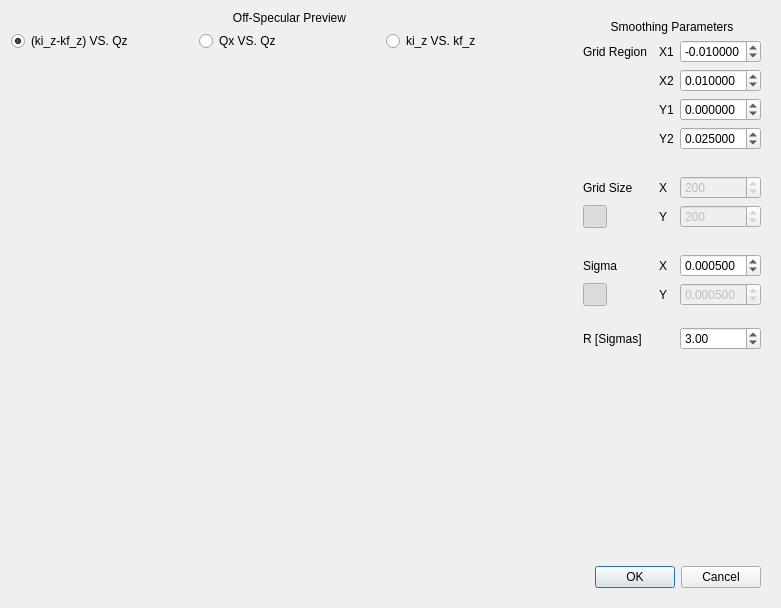
<?xml version="1.0" encoding="UTF-8"?>
<ui version="4.0">
 <class>Dialog</class>
 <widget class="QDialog" name="Dialog">
  <property name="geometry">
   <rect>
    <x>0</x>
    <y>0</y>
    <width>781</width>
    <height>608</height>
   </rect>
  </property>
  <property name="windowTitle">
   <string>QuickNXS - Smooth Off-Specular</string>
  </property>
  <property name="windowIcon">
   <iconset resource="../icons/icons.qrc">
    <normaloff>:/General/logo.png</normaloff>:/General/logo.png</iconset>
  </property>
  <layout class="QVBoxLayout" name="verticalLayout_2">
   <item>
    <layout class="QHBoxLayout" name="horizontalLayout_2">
     <item>
      <layout class="QVBoxLayout" name="verticalLayout">
       <item>
        <widget class="QLabel" name="label">
         <property name="text">
          <string>Off-Specular Preview</string>
         </property>
         <property name="alignment">
          <set>Qt::AlignCenter</set>
         </property>
        </widget>
       </item>
       <item>
        <layout class="QHBoxLayout" name="horizontalLayout">
         <item>
          <widget class="QRadioButton" name="kizmkfzVSqz">
           <property name="text">
            <string>(ki_z-kf_z) VS. Qz</string>
           </property>
           <property name="checked">
            <bool>true</bool>
           </property>
          </widget>
         </item>
         <item>
          <widget class="QRadioButton" name="qxVSqz">
           <property name="text">
            <string>Qx VS. Qz</string>
           </property>
          </widget>
         </item>
         <item>
          <widget class="QRadioButton" name="kizVSkfz">
           <property name="text">
            <string>ki_z VS. kf_z</string>
           </property>
          </widget>
         </item>
        </layout>
       </item>
       <item>
        <widget class="MPLWidget" name="plot" native="true">
         <property name="sizePolicy">
          <sizepolicy hsizetype="Expanding" vsizetype="Expanding">
           <horstretch>0</horstretch>
           <verstretch>0</verstretch>
          </sizepolicy>
         </property>
        </widget>
       </item>
      </layout>
     </item>
     <item>
      <widget class="QWidget" name="widget" native="true">
       <layout class="QGridLayout" name="gridLayout">
        <item row="2" column="3">
         <widget class="QDoubleSpinBox" name="gridXmax">
          <property name="decimals">
           <number>6</number>
          </property>
          <property name="minimum">
           <double>-1.000000000000000</double>
          </property>
          <property name="maximum">
           <double>1.000000000000000</double>
          </property>
          <property name="singleStep">
           <double>0.001000000000000</double>
          </property>
          <property name="value">
           <double>0.010000000000000</double>
          </property>
         </widget>
        </item>
        <item row="12" column="0">
         <widget class="QToolButton" name="sigmasCoupled">
          <property name="icon">
           <iconset theme="system-lock-screen">
            <normaloff/>
           </iconset>
          </property>
          <property name="checkable">
           <bool>true</bool>
          </property>
          <property name="checked">
           <bool>true</bool>
          </property>
         </widget>
        </item>
        <item row="5" column="3">
         <spacer name="verticalSpacer_3">
          <property name="orientation">
           <enum>Qt::Vertical</enum>
          </property>
          <property name="sizeType">
           <enum>QSizePolicy::Maximum</enum>
          </property>
          <property name="sizeHint" stdset="0">
           <size>
            <width>20</width>
            <height>20</height>
           </size>
          </property>
         </spacer>
        </item>
        <item row="12" column="3">
         <widget class="QDoubleSpinBox" name="sigmaY">
          <property name="enabled">
           <bool>false</bool>
          </property>
          <property name="decimals">
           <number>6</number>
          </property>
          <property name="minimum">
           <double>0.000001000000000</double>
          </property>
          <property name="maximum">
           <double>1.000000000000000</double>
          </property>
          <property name="singleStep">
           <double>0.000250000000000</double>
          </property>
          <property name="value">
           <double>0.000500000000000</double>
          </property>
         </widget>
        </item>
        <item row="4" column="2">
         <widget class="QLabel" name="label_12">
          <property name="text">
           <string>Y2</string>
          </property>
         </widget>
        </item>
        <item row="2" column="2">
         <widget class="QLabel" name="label_10">
          <property name="text">
           <string>X2</string>
          </property>
         </widget>
        </item>
        <item row="10" column="0">
         <widget class="QLabel" name="label_2">
          <property name="text">
           <string>Sigma</string>
          </property>
         </widget>
        </item>
        <item row="3" column="2">
         <widget class="QLabel" name="label_11">
          <property name="text">
           <string>Y1</string>
          </property>
         </widget>
        </item>
        <item row="13" column="3">
         <spacer name="verticalSpacer_4">
          <property name="orientation">
           <enum>Qt::Vertical</enum>
          </property>
          <property name="sizeType">
           <enum>QSizePolicy::Maximum</enum>
          </property>
          <property name="sizeHint" stdset="0">
           <size>
            <width>20</width>
            <height>15</height>
           </size>
          </property>
         </spacer>
        </item>
        <item row="16" column="0" colspan="4">
         <widget class="QDialogButtonBox" name="buttonBox">
          <property name="orientation">
           <enum>Qt::Horizontal</enum>
          </property>
          <property name="standardButtons">
           <set>QDialogButtonBox::Cancel|QDialogButtonBox::Ok</set>
          </property>
         </widget>
        </item>
        <item row="12" column="2">
         <widget class="QLabel" name="label_8">
          <property name="text">
           <string>Y</string>
          </property>
         </widget>
        </item>
        <item row="1" column="0">
         <widget class="QLabel" name="label_5">
          <property name="text">
           <string>Grid Region</string>
          </property>
         </widget>
        </item>
        <item row="10" column="2">
         <widget class="QLabel" name="label_7">
          <property name="text">
           <string>X</string>
          </property>
         </widget>
        </item>
        <item row="3" column="3">
         <widget class="QDoubleSpinBox" name="gridYmin">
          <property name="decimals">
           <number>6</number>
          </property>
          <property name="minimum">
           <double>-1.000000000000000</double>
          </property>
          <property name="maximum">
           <double>1.000000000000000</double>
          </property>
          <property name="singleStep">
           <double>0.001000000000000</double>
          </property>
         </widget>
        </item>
        <item row="9" column="3">
         <spacer name="verticalSpacer">
          <property name="orientation">
           <enum>Qt::Vertical</enum>
          </property>
          <property name="sizeType">
           <enum>QSizePolicy::Maximum</enum>
          </property>
          <property name="sizeHint" stdset="0">
           <size>
            <width>20</width>
            <height>20</height>
           </size>
          </property>
         </spacer>
        </item>
        <item row="0" column="0" colspan="4">
         <widget class="QLabel" name="label_13">
          <property name="text">
           <string>Smoothing Parameters</string>
          </property>
          <property name="alignment">
           <set>Qt::AlignCenter</set>
          </property>
         </widget>
        </item>
        <item row="1" column="2">
         <widget class="QLabel" name="label_9">
          <property name="text">
           <string>X1</string>
          </property>
         </widget>
        </item>
        <item row="4" column="3">
         <widget class="QDoubleSpinBox" name="gridYmax">
          <property name="decimals">
           <number>6</number>
          </property>
          <property name="minimum">
           <double>-1.000000000000000</double>
          </property>
          <property name="maximum">
           <double>1.000000000000000</double>
          </property>
          <property name="singleStep">
           <double>0.001000000000000</double>
          </property>
          <property name="value">
           <double>0.025000000000000</double>
          </property>
         </widget>
        </item>
        <item row="8" column="0">
         <widget class="QToolButton" name="gridSizeCoupled">
          <property name="icon">
           <iconset theme="system-lock-screen">
            <normaloff/>
           </iconset>
          </property>
          <property name="checkable">
           <bool>true</bool>
          </property>
          <property name="checked">
           <bool>true</bool>
          </property>
         </widget>
        </item>
        <item row="6" column="0">
         <widget class="QLabel" name="label_3">
          <property name="text">
           <string>Grid Size</string>
          </property>
         </widget>
        </item>
        <item row="8" column="2">
         <widget class="QLabel" name="label_4">
          <property name="text">
           <string>Y</string>
          </property>
         </widget>
        </item>
        <item row="6" column="3">
         <widget class="QSpinBox" name="gridSizeX">
          <property name="enabled">
           <bool>false</bool>
          </property>
          <property name="minimum">
           <number>10</number>
          </property>
          <property name="maximum">
           <number>1000</number>
          </property>
          <property name="singleStep">
           <number>10</number>
          </property>
          <property name="value">
           <number>200</number>
          </property>
         </widget>
        </item>
        <item row="1" column="3">
         <widget class="QDoubleSpinBox" name="gridXmin">
          <property name="decimals">
           <number>6</number>
          </property>
          <property name="minimum">
           <double>-1.000000000000000</double>
          </property>
          <property name="maximum">
           <double>1.000000000000000</double>
          </property>
          <property name="singleStep">
           <double>0.001000000000000</double>
          </property>
          <property name="value">
           <double>-0.010000000000000</double>
          </property>
         </widget>
        </item>
        <item row="6" column="2">
         <widget class="QLabel" name="label_6">
          <property name="text">
           <string>X</string>
          </property>
         </widget>
        </item>
        <item row="10" column="3">
         <widget class="QDoubleSpinBox" name="sigmaX">
          <property name="decimals">
           <number>6</number>
          </property>
          <property name="minimum">
           <double>0.000001000000000</double>
          </property>
          <property name="maximum">
           <double>1.000000000000000</double>
          </property>
          <property name="singleStep">
           <double>0.000250000000000</double>
          </property>
          <property name="value">
           <double>0.000500000000000</double>
          </property>
         </widget>
        </item>
        <item row="15" column="3">
         <spacer name="verticalSpacer_2">
          <property name="orientation">
           <enum>Qt::Vertical</enum>
          </property>
          <property name="sizeHint" stdset="0">
           <size>
            <width>20</width>
            <height>40</height>
           </size>
          </property>
         </spacer>
        </item>
        <item row="8" column="3">
         <widget class="QSpinBox" name="gridSizeY">
          <property name="enabled">
           <bool>false</bool>
          </property>
          <property name="minimum">
           <number>10</number>
          </property>
          <property name="maximum">
           <number>1000</number>
          </property>
          <property name="singleStep">
           <number>10</number>
          </property>
          <property name="value">
           <number>200</number>
          </property>
         </widget>
        </item>
        <item row="14" column="0">
         <widget class="QLabel" name="label_14">
          <property name="text">
           <string>R [Sigmas]</string>
          </property>
         </widget>
        </item>
        <item row="14" column="3">
         <widget class="QDoubleSpinBox" name="rSigmas">
          <property name="minimum">
           <double>1.000000000000000</double>
          </property>
          <property name="maximum">
           <double>10.000000000000000</double>
          </property>
          <property name="value">
           <double>3.000000000000000</double>
          </property>
         </widget>
        </item>
       </layout>
      </widget>
     </item>
    </layout>
   </item>
  </layout>
 </widget>
 <customwidgets>
  <customwidget>
   <class>MPLWidget</class>
   <extends>QWidget</extends>
   <header location="global">.mplwidget.h</header>
   <container>1</container>
  </customwidget>
 </customwidgets>
 <tabstops>
  <tabstop>gridXmin</tabstop>
  <tabstop>gridXmax</tabstop>
  <tabstop>gridYmin</tabstop>
  <tabstop>gridYmax</tabstop>
  <tabstop>gridSizeX</tabstop>
  <tabstop>gridSizeY</tabstop>
  <tabstop>sigmaX</tabstop>
  <tabstop>sigmaY</tabstop>
  <tabstop>rSigmas</tabstop>
  <tabstop>buttonBox</tabstop>
  <tabstop>kizmkfzVSqz</tabstop>
  <tabstop>qxVSqz</tabstop>
  <tabstop>kizVSkfz</tabstop>
  <tabstop>gridSizeCoupled</tabstop>
  <tabstop>sigmasCoupled</tabstop>
 </tabstops>
 <resources/>
 <connections>
  <connection>
   <sender>kizmkfzVSqz</sender>
   <signal>clicked()</signal>
   <receiver>Dialog</receiver>
   <slot>drawPlot()</slot>
   <hints>
    <hint type="sourcelabel">
     <x>148</x>
     <y>36</y>
    </hint>
    <hint type="destinationlabel">
     <x>92</x>
     <y>-7</y>
    </hint>
   </hints>
  </connection>
  <connection>
   <sender>kizVSkfz</sender>
   <signal>clicked()</signal>
   <receiver>Dialog</receiver>
   <slot>drawPlot()</slot>
   <hints>
    <hint type="sourcelabel">
     <x>452</x>
     <y>39</y>
    </hint>
    <hint type="destinationlabel">
     <x>222</x>
     <y>4</y>
    </hint>
   </hints>
  </connection>
  <connection>
   <sender>qxVSqz</sender>
   <signal>clicked()</signal>
   <receiver>Dialog</receiver>
   <slot>drawPlot()</slot>
   <hints>
    <hint type="sourcelabel">
     <x>258</x>
     <y>36</y>
    </hint>
    <hint type="destinationlabel">
     <x>460</x>
     <y>1</y>
    </hint>
   </hints>
  </connection>
  <connection>
   <sender>gridSizeCoupled</sender>
   <signal>clicked(bool)</signal>
   <receiver>gridSizeY</receiver>
   <slot>setDisabled(bool)</slot>
   <hints>
    <hint type="sourcelabel">
     <x>615</x>
     <y>198</y>
    </hint>
    <hint type="destinationlabel">
     <x>705</x>
     <y>198</y>
    </hint>
   </hints>
  </connection>
  <connection>
   <sender>sigmasCoupled</sender>
   <signal>clicked(bool)</signal>
   <receiver>sigmaY</receiver>
   <slot>setDisabled(bool)</slot>
   <hints>
    <hint type="sourcelabel">
     <x>614</x>
     <y>278</y>
    </hint>
    <hint type="destinationlabel">
     <x>731</x>
     <y>278</y>
    </hint>
   </hints>
  </connection>
  <connection>
   <sender>buttonBox</sender>
   <signal>accepted()</signal>
   <receiver>Dialog</receiver>
   <slot>accept()</slot>
   <hints>
    <hint type="sourcelabel">
     <x>659</x>
     <y>586</y>
    </hint>
    <hint type="destinationlabel">
     <x>677</x>
     <y>611</y>
    </hint>
   </hints>
  </connection>
  <connection>
   <sender>buttonBox</sender>
   <signal>rejected()</signal>
   <receiver>Dialog</receiver>
   <slot>reject()</slot>
   <hints>
    <hint type="sourcelabel">
     <x>736</x>
     <y>585</y>
    </hint>
    <hint type="destinationlabel">
     <x>755</x>
     <y>612</y>
    </hint>
   </hints>
  </connection>
  <connection>
   <sender>gridXmin</sender>
   <signal>valueChanged(double)</signal>
   <receiver>Dialog</receiver>
   <slot>updateSettings()</slot>
   <hints>
    <hint type="sourcelabel">
     <x>728</x>
     <y>39</y>
    </hint>
    <hint type="destinationlabel">
     <x>390</x>
     <y>303</y>
    </hint>
   </hints>
  </connection>
  <connection>
   <sender>gridXmax</sender>
   <signal>valueChanged(double)</signal>
   <receiver>Dialog</receiver>
   <slot>updateSettings()</slot>
   <hints>
    <hint type="sourcelabel">
     <x>728</x>
     <y>66</y>
    </hint>
    <hint type="destinationlabel">
     <x>390</x>
     <y>303</y>
    </hint>
   </hints>
  </connection>
  <connection>
   <sender>gridYmin</sender>
   <signal>valueChanged(double)</signal>
   <receiver>Dialog</receiver>
   <slot>updateSettings()</slot>
   <hints>
    <hint type="sourcelabel">
     <x>728</x>
     <y>93</y>
    </hint>
    <hint type="destinationlabel">
     <x>390</x>
     <y>303</y>
    </hint>
   </hints>
  </connection>
  <connection>
   <sender>gridYmax</sender>
   <signal>valueChanged(double)</signal>
   <receiver>Dialog</receiver>
   <slot>updateSettings()</slot>
   <hints>
    <hint type="sourcelabel">
     <x>728</x>
     <y>120</y>
    </hint>
    <hint type="destinationlabel">
     <x>390</x>
     <y>303</y>
    </hint>
   </hints>
  </connection>
  <connection>
   <sender>sigmaX</sender>
   <signal>valueChanged(double)</signal>
   <receiver>Dialog</receiver>
   <slot>updateSettings()</slot>
   <hints>
    <hint type="sourcelabel">
     <x>729</x>
     <y>251</y>
    </hint>
    <hint type="destinationlabel">
     <x>390</x>
     <y>303</y>
    </hint>
   </hints>
  </connection>
  <connection>
   <sender>sigmaY</sender>
   <signal>valueChanged(double)</signal>
   <receiver>Dialog</receiver>
   <slot>updateSettings()</slot>
   <hints>
    <hint type="sourcelabel">
     <x>729</x>
     <y>279</y>
    </hint>
    <hint type="destinationlabel">
     <x>390</x>
     <y>303</y>
    </hint>
   </hints>
  </connection>
  <connection>
   <sender>gridSizeCoupled</sender>
   <signal>clicked()</signal>
   <receiver>Dialog</receiver>
   <slot>updateGrid()</slot>
   <hints>
    <hint type="sourcelabel">
     <x>609</x>
     <y>199</y>
    </hint>
    <hint type="destinationlabel">
     <x>390</x>
     <y>303</y>
    </hint>
   </hints>
  </connection>
  <connection>
   <sender>sigmasCoupled</sender>
   <signal>clicked()</signal>
   <receiver>Dialog</receiver>
   <slot>updateSettings()</slot>
   <hints>
    <hint type="sourcelabel">
     <x>609</x>
     <y>279</y>
    </hint>
    <hint type="destinationlabel">
     <x>390</x>
     <y>303</y>
    </hint>
   </hints>
  </connection>
  <connection>
   <sender>gridSizeCoupled</sender>
   <signal>clicked(bool)</signal>
   <receiver>gridSizeX</receiver>
   <slot>setDisabled(bool)</slot>
   <hints>
    <hint type="sourcelabel">
     <x>608</x>
     <y>189</y>
    </hint>
    <hint type="destinationlabel">
     <x>697</x>
     <y>177</y>
    </hint>
   </hints>
  </connection>
 </connections>
 <slots>
  <slot>drawPlot()</slot>
  <slot>updateSettings()</slot>
  <slot>updateGrid()</slot>
 </slots>
</ui>
